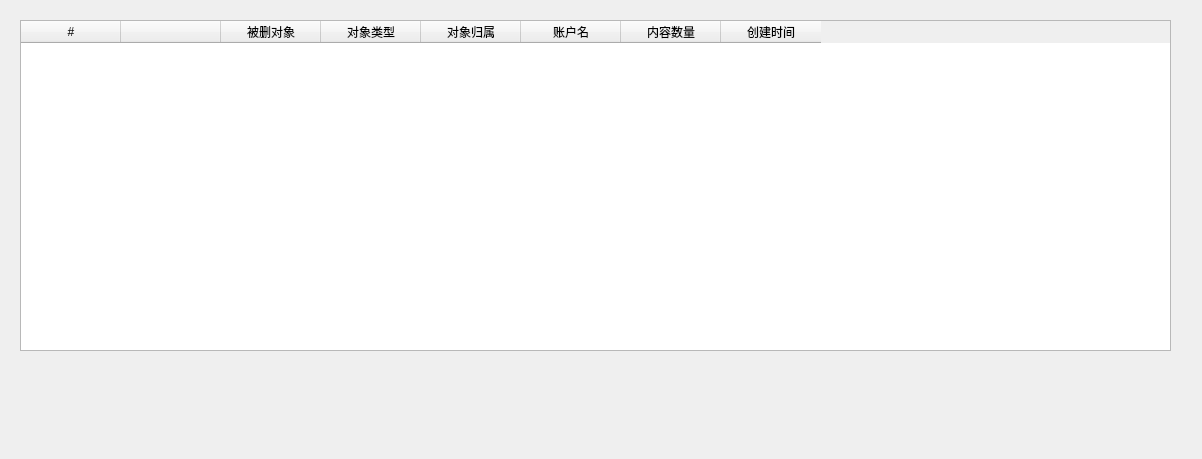
<?xml version="1.0" encoding="UTF-8"?>
<ui version="4.0">
 <class>Dialog</class>
 <widget class="QDialog" name="Dialog">
  <property name="geometry">
   <rect>
    <x>0</x>
    <y>0</y>
    <width>1202</width>
    <height>459</height>
   </rect>
  </property>
  <property name="windowTitle">
   <string>Dialog</string>
  </property>
  <widget class="QTableWidget" name="recyclestation">
   <property name="geometry">
    <rect>
     <x>20</x>
     <y>20</y>
     <width>1151</width>
     <height>331</height>
    </rect>
   </property>
   <property name="inputMethodHints">
    <set>Qt::ImhDialableCharactersOnly</set>
   </property>
   <column>
    <property name="text">
     <string>#</string>
    </property>
   </column>
   <column>
    <property name="text">
     <string> </string>
    </property>
   </column>
   <column>
    <property name="text">
     <string>被删对象</string>
    </property>
   </column>
   <column>
    <property name="text">
     <string>对象类型</string>
    </property>
   </column>
   <column>
    <property name="text">
     <string>对象归属</string>
    </property>
   </column>
   <column>
    <property name="text">
     <string>账户名</string>
    </property>
   </column>
   <column>
    <property name="text">
     <string>内容数量</string>
    </property>
   </column>
   <column>
    <property name="text">
     <string>创建时间</string>
    </property>
   </column>
  </widget>
 </widget>
 <resources/>
 <connections/>
</ui>
